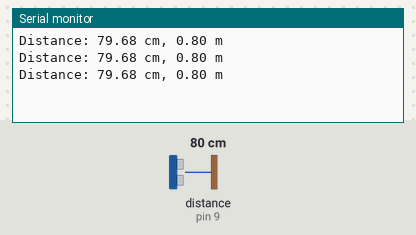
The sketch below on a simulated Arduino Uno, built with avr-gcc and run on an emulated ATmega328P. Parts: the last lines printed to the serial monitor. Wiring (inferred from the names in the program): ultrasonic range finder: trigger pin 10; echo pin 9. The inputs (shaded band) are chosen by the test bench; at power-on: distance to the obstacle (sensor on pin 9) 80 cm. The echo pulse lasts 58.3 µs per cm.

Above: at 1.3 s.
1.4 s: distance to the obstacle (sensor on pin 9) set to 2 cm
At 1.9 s:
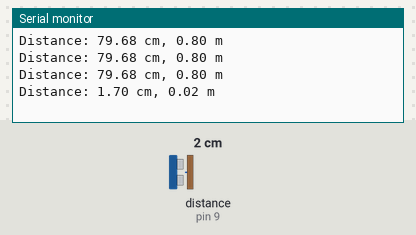
2.9 s: distance to the obstacle (sensor on pin 9) set to 4 cm
At 3.4 s:
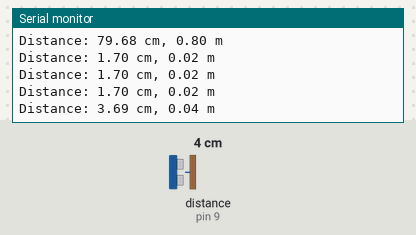
Timing chart, 0 to 5.9 s (numbered marks = the images above; inputs shaded):
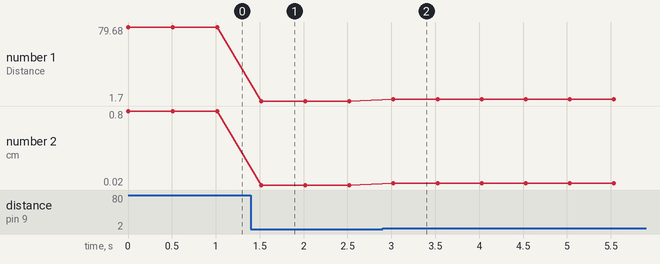

Measured:
- after the input at 1.4 s, the serial monitor: prints a new line after 0.12 s (image 1)
- after the input at 2.9 s, the serial monitor: prints a new line after 0.12 s (image 2)
- plotted number 1: 79.68 → 1.7 after the input at 1.4 s, 1.7 → 3.69 after the input at 2.9 s
- plotted number 2: 0.8 → 0.02 after the input at 1.4 s, 0.02 → 0.04 after the input at 2.9 s

The sketch:

EchoMeter.ino
```cpp
int trigPin = 10;
int echoPin = 9;

void setup() {
  pinMode(trigPin, OUTPUT);
  pinMode(echoPin, INPUT);
  Serial.begin(9600);
}

void loop() {
  digitalWrite(trigPin, LOW);
  delayMicroseconds(2);
  digitalWrite(trigPin, HIGH);
  delayMicroseconds(10);
  digitalWrite(trigPin, LOW);

  long duration = pulseIn(echoPin, HIGH);
  float distance_cm = duration * 0.0343 / 2;
  float distance_m = distance_cm / 100.0;

  Serial.print("Distance: ");
  Serial.print(distance_cm);
  Serial.print(" cm, ");
  Serial.print(distance_m);
  Serial.println(" m");

  delay(500);
}
```
